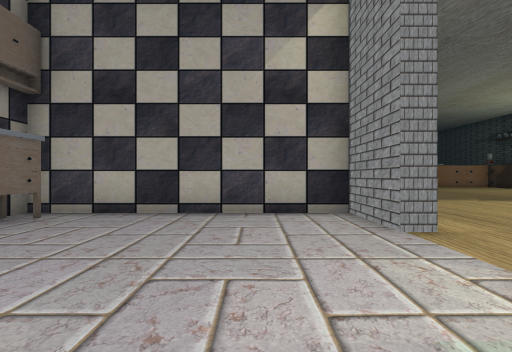
View 1 (above)

19 first-person views from a walk through a 3-D level made in the Unity game engine. The camera is 1.5 m above the floor, looks level and sees 80° across. The floor is counted in squares, 2 m on a side. Each view is taken from the middle of a square. On the plan, view 1 faces up. The plan holds only what a view shows up to about 10 squares ahead; the rest is blank. The place goes on beyond the plan. Some animated figures are not drawn. Some surface patterns are stand-ins.

View 2
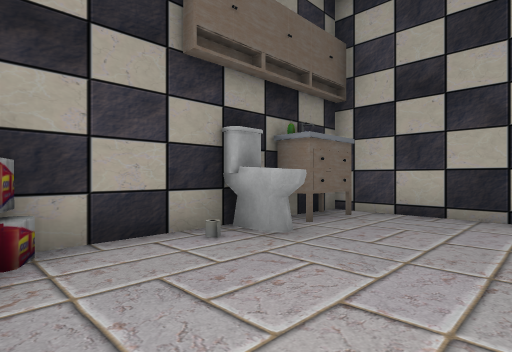

View 3
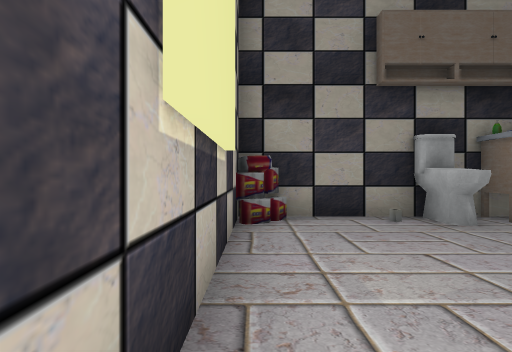

View 4
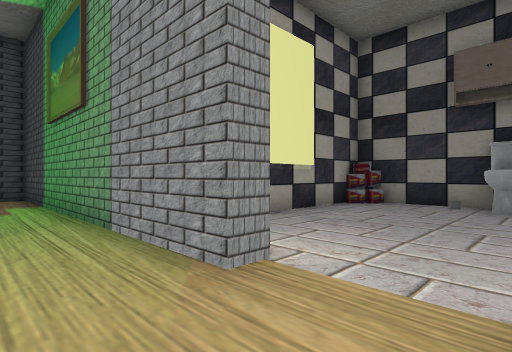

View 5
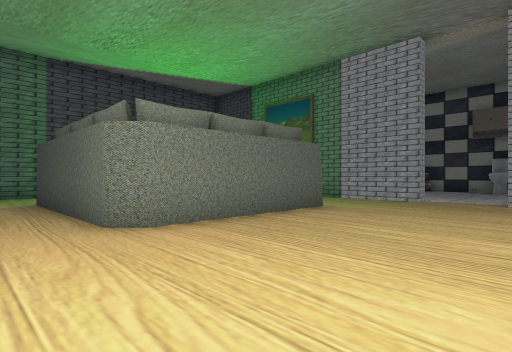

View 6
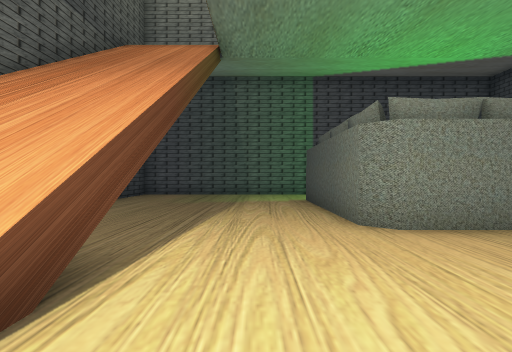

View 7
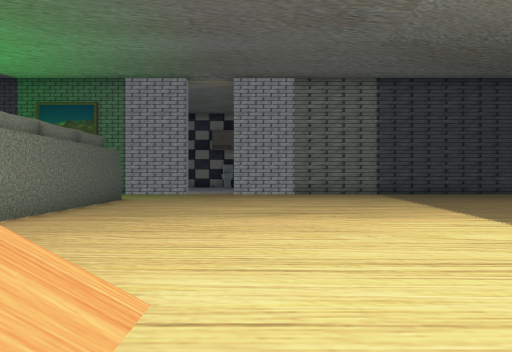

View 8
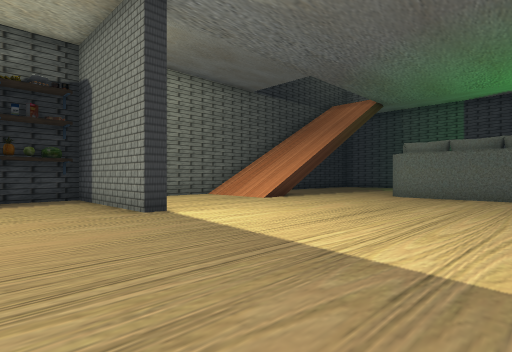

View 9
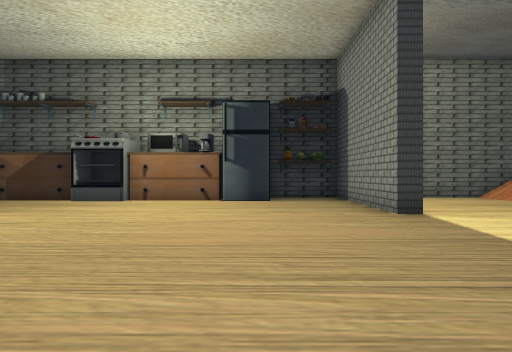

View 10
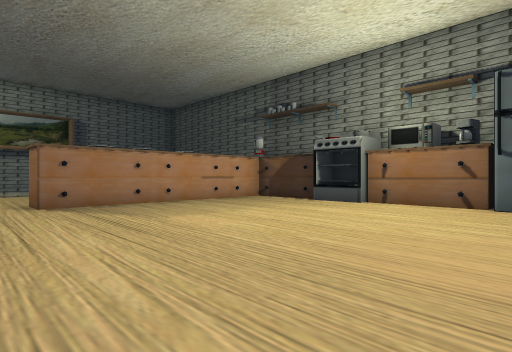

View 11
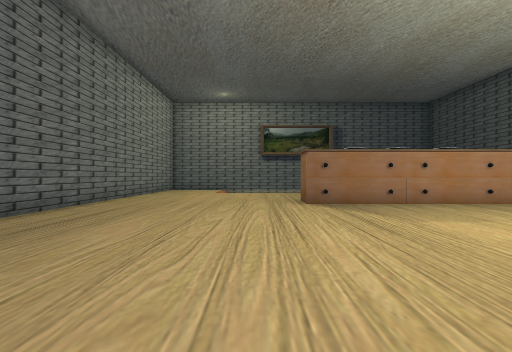

View 12
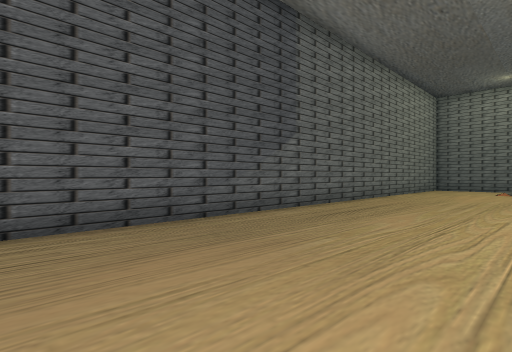

View 13
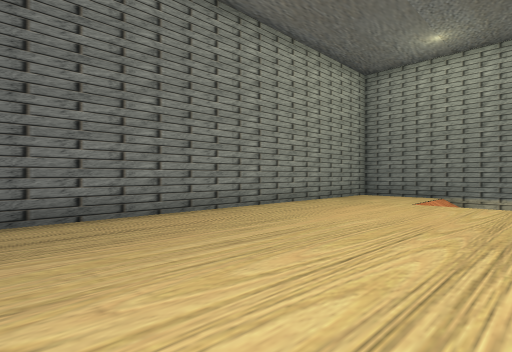

View 14
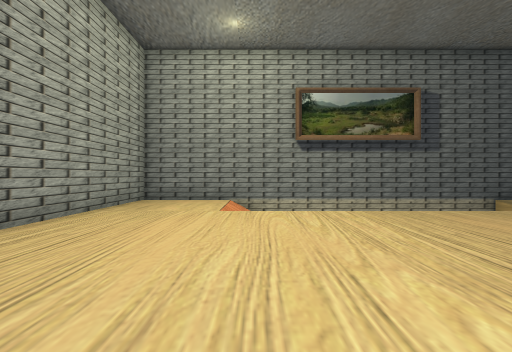

View 15
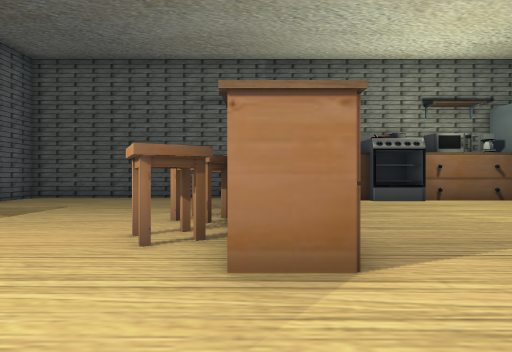

View 16
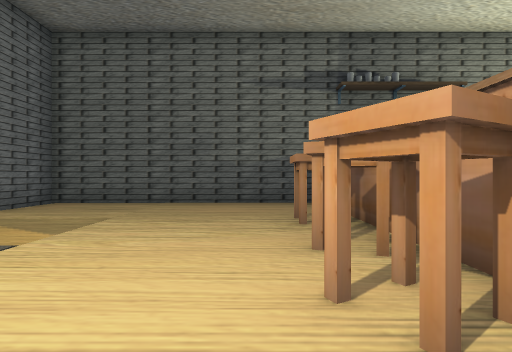

View 17
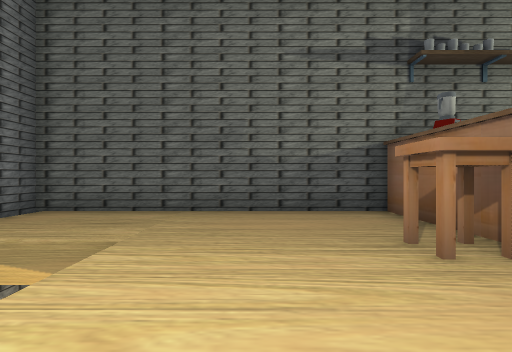

View 18
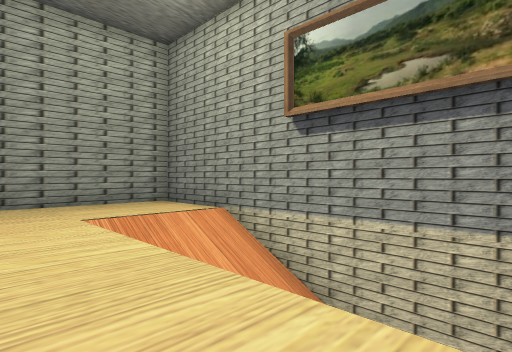

View 19
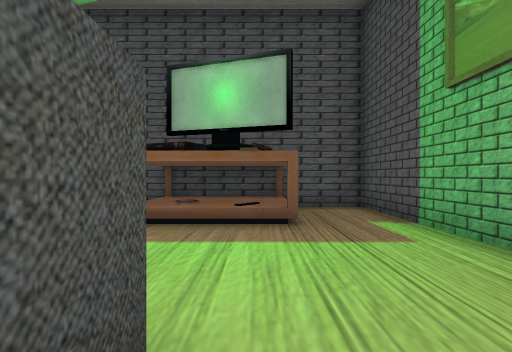

### Floor plan
Key: @ floor where view 1 was taken; # wall or solid block; . main floor; : floor 0.5 m higher than the main floor; / step, stairs or slope; ^ raised ledge; O other object.
Columns run from 5 left of view 1 to 17 right of it. Each row starts with its distance up from view 1.
 29        #########   ####
 28        #...///     ...#
 27        #...//      ...#
 26        #...////////...#
 25        #..............#
 24        #..............#
 23        #..............#
 22        #.......OO.O...#
 21        #......#########
 20        #......########
 19        #.............#
 18        #.............#
 17        #............OO
 16        #............O#
 15        #.............#
 14        #.............#
 13        #............O#
 12        #............OO
 11        #..............#
 10           ............#
  9           ........#####
  8           ..........
  7 ######## ............
  6 #......#..............
  5 #O.....#..............
  4 ##................////
  3 #O................//
  2 #......#..........//
  1 #......#.........../
  0 ##...@.#...#####.....
 -1  #######...#   #.....
 -2        #....   #.....
 -3        #....   #......
 -4        #.....  #......
 -5        #..#:O  .......
 -6        #.. ^   ..
 -7        #..  O  ..
 -8        ##########

Positions as (right, up) in squares from view 1, and headings:
1: (0, 0), facing up
2: (-1, 0), facing up-left
3: (1, 0), facing left
4: (4, 4), facing down-left
5: (12, 5), facing down-left
6: (12, 5), facing down
7: (15, 5), facing left
8: (6, 12), facing down-right
9: (6, 12), facing right
10: (7, 12), facing up-right
11: (7, 12), facing up
12: (7, 11), facing up-left
13: (8, 17), facing up-left
14: (6, 19), facing up
15: (6, 21), facing right
16: (8, 23), facing right
17: (10, 24), facing right
18: (11, 24), facing up-left
19: (5, 0), facing down
